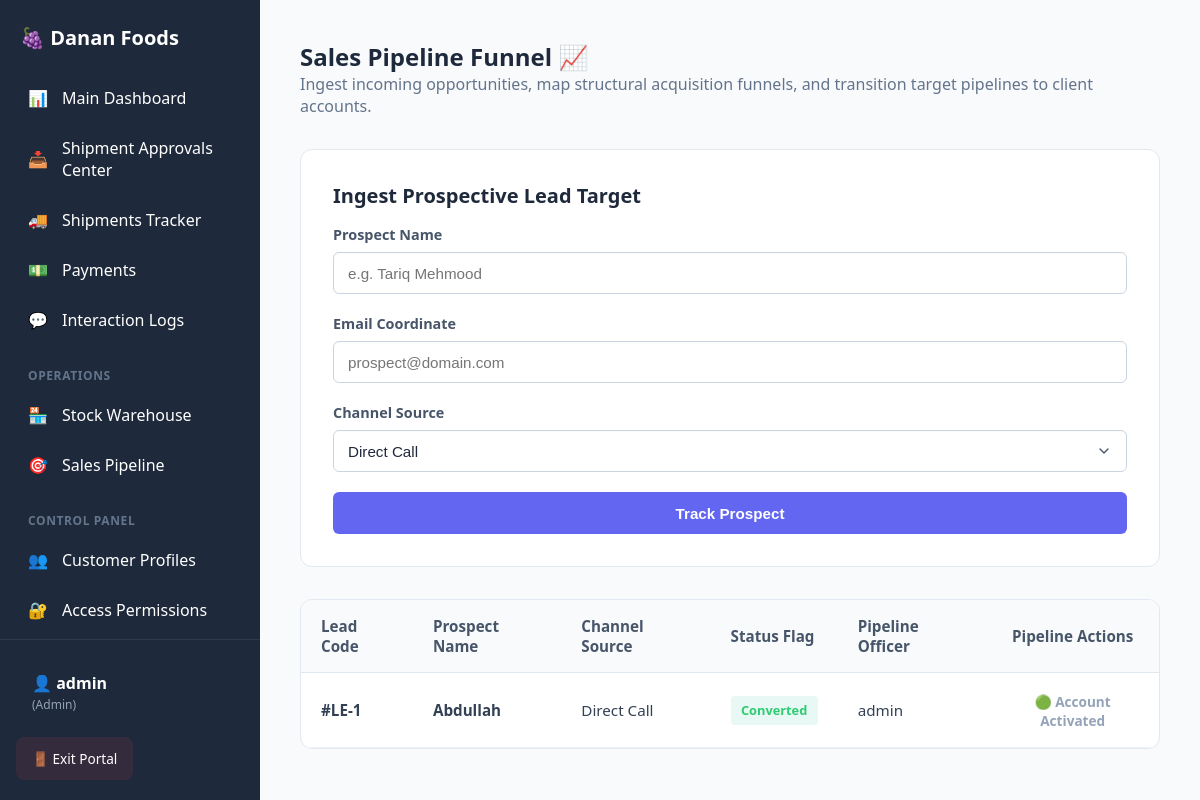
The app's page /leads.php (signed in) with its own data.
### tables this page shows
CREATE TABLE `leads` (
  `id` int(11) NOT NULL,
  `customer_name` varchar(100) NOT NULL,
  `email` varchar(100) DEFAULT NULL,
  `status` enum('New','In-Progress','Converted') DEFAULT 'New',
  `source` varchar(50) DEFAULT NULL,
  `assigned_to` int(11) DEFAULT NULL,
  `created_at` timestamp NULL DEFAULT current_timestamp()
);

CREATE TABLE `users` (
  `id` int(11) NOT NULL,
  `username` varchar(50) NOT NULL,
  `password` varchar(255) DEFAULT NULL,
  `email` varchar(100) DEFAULT NULL,
  `password_hash` varchar(255) NOT NULL,
  `role` enum('Admin','Sales','Support','Manager') NOT NULL,
  `created_at` timestamp NULL DEFAULT current_timestamp(),
  `status` varchar(20) DEFAULT 'Active',
  `avatar_path` varchar(255) DEFAULT 'assets/uploads/default-avatar.png',
  `display_name` varchar(100) DEFAULT NULL
);

### leads.php (the view, shortened to what this page needs)
<?php
require_once 'config/db.php';
require_once 'includes/header.php';
$leads = $pdo->query("SELECT l.*, u.username as agent_name FROM leads l LEFT JOIN users u ON l.assigned_to = u.id ORDER BY l.created_at DESC")->fetchAll();
?>
<div class="dashboard-header" style="margin-bottom: 2rem;">
    <h2 class="section-title" style="color: var(--primary-color);">Sales Pipeline Funnel 📈</h2>
    <p style="color: #64748b;">Ingest incoming opportunities, map structural acquisition funnels, and transition target pipelines to client accounts.</p>
</div>
<div class="action-panel" style="margin-bottom: 2rem;">
    <div class="action-panel__title" style="margin-bottom: 1rem; font-weight: 600; color: var(--primary-color);">Ingest Prospective Lead Target</div>
    <form action="leads.php" method="POST" style="display: grid; grid-template-columns: repeat(auto-fit, minmax(220px, 1fr)) auto; gap: 1.25rem; align-items: end;">
        <div class="form-group" style="margin: 0;">
            <label>Prospect Name</label>
            <input type="text" name="customer_name" class="form-control" required placeholder="e.g. Tariq Mehmood" style="width: 100%; padding: 0.6rem; border-radius: 6px; border: 1px solid #cbd5e1;">
        </div>
        <div class="form-group" style="margin: 0;">
            <label>Email Coordinate</label>
            <input type="email" name="email" class="form-control" placeholder="prospect@domain.com" style="width: 100%; padding: 0.6rem; border-radius: 6px; border: 1px solid #cbd5e1;">
        </div>
        <div class="form-group" style="margin: 0;">
            <label>Channel Source</label>
            <select name="source" class="form-control" style="cursor: pointer; width: 100%; padding: 0.6rem; border-radius: 6px; border: 1px solid #cbd5e1;">
                <option value="Direct Call">Direct Call</option>
            </select>
        </div>
        <button type="submit" class="btn btn--primary" style="height: 42px; padding: 0 1.5rem; display: inline-flex; align-items: center; justify-content: center; font-weight: 600;">Track Prospect</button>
    </form>
</div>
<div class="data-table-wrapper desktop-view">
    <table class="data-table">
        <thead>
            <tr>
                <th class="data-table__th">Lead Code</th>
                <th class="data-table__th">Prospect Name</th>
                <th class="data-table__th">Channel Source</th>
                <th class="data-table__th">Status Flag</th>
                <th class="data-table__th">Pipeline Officer</th>
                <th class="data-table__th" style="text-align: center;">Pipeline Actions</th>
            </tr>
        </thead>
        <tbody>
            <?php if(count($leads) > 0): foreach($leads as $lead): ?>
            <tr class="data-table__tr">
                <td class="data-table__td" style="font-weight: 600;">#LE-<?php echo $lead['id']; ?></td>
                <td class="data-table__td"><strong><?php echo htmlspecialchars($lead['customer_name']); ?></strong></td>
                <td class="data-table__td"><?php echo htmlspecialchars($lead['source']); ?></td>
                <td class="data-table__td">
                    <span style="font-weight:600; padding: 0.35rem 0.65rem; border-radius: 4px; font-size: 0.8rem; display: inline-block; text-align: center; background-color: <?php echo $lead['status'] === 'Converted' ? '#e8f8f5; color:#2ecc71;' : '#ebf5fb; color:#3498db;'; ?>">
                        <?php echo htmlspecialchars($lead['status']); ?>
                    </span>
                </td>
                <td class="data-table__td"><?php echo htmlspecialchars($lead['agent_name'] ?: 'Unassigned'); ?></td>
                <td class="data-table__td" style="text-align: center;">
                    <?php if($lead['status'] !== 'Converted'): ?>
                        <form action="leads.php" method="POST" style="display:inline-block; margin: 0;">
                            <input type="hidden" name="action" value="convert_lead">
                            <input type="hidden" name="lead_id" value="<?php echo $lead['id']; ?>">
                            <button type="submit" class="btn btn--sm" style="background-color: var(--success-color); color: white; border: none; padding: 0.45rem 1rem; font-size: 0.8rem; font-weight: 600; border-radius: 4px;">Convert Client</button>
                        </form>
                    <?php else: ?>
                        <span style="color:#94a3b8; font-size:0.85rem; font-weight:600; display: inline-flex; align-items: center; gap: 0.25rem;">
                            🟢 Account Activated
                        </span>
                    <?php endif; ?>
                </td>
            </tr>
            <?php endforeach; else: ?>
            <tr>
                <td colspan="6" class="data-table__td" style="text-align:center; padding: 3rem; color:#64748b; font-size: 0.95rem;">No prospective leads discovered inside pipeline metrics.</td>
            </tr>
            <?php endif; ?>
        </tbody>
    </table>
</div>
<?php require_once 'includes/footer.php'; ?>

### assets/css/style.css (style rules this page uses)
:root { --primary-color: #1e293b; --accent-color: #6366f1; --success-color: #10b981; --warning-color: #f59e0b; --danger-color: #ef4444; --bg-color: #f8fafc; --sidebar-width: 260px; --topbar-height: 60px; }
* { box-sizing: border-box; margin: 0; padding: 0; }
body { min-height: 100vh; font-family: system-ui, -apple-system, sans-serif; background-color: var(--bg-color) !important; color: #334155; overflow-x: hidden; display: flex; margin: 0; }
.action-panel { background: white; padding: 2rem; border-radius: 12px; border: 1px solid #e2e8f0; margin-bottom: 2.5rem; }
.action-panel__title { margin-bottom: 1.5rem; color: var(--primary-color); font-size: 1.25rem; font-weight: 700; }
.data-table-wrapper { width: 100%; overflow-x: auto; background: white; border-radius: 12px; border: 1px solid #e2e8f0; margin-top: 1.5rem; }
.data-table { width: 100%; border-collapse: collapse; font-size: 0.95rem; text-align: left; }
.data-table__th { background: #f8fafc; color: #475569; padding: 1rem 1.25rem; border-bottom: 1px solid #e2e8f0; font-weight: 600; }
.data-table__td { padding: 1.1rem 1.25rem; border-bottom: 1px solid #f1f5f9; color: #334155; }
.form-group { margin-bottom: 1.25rem; }
.form-group label { display: block; font-weight: 600; margin-bottom: 0.5rem; color: #475569; font-size: 0.9rem; }
.form-control { width: 100%; height: 42px; padding: 0.65rem 0.875rem !important; border: 1px solid #cbd5e1 !important; border-radius: 6px !important; font-size: 0.95rem !important; background-color: #ffffff !important; color: #1e293b !important; box-shadow: inset 0 1px 2px rgba(0,0,0,0.02); box-sizing: border-box !important; transition: border-color 0.15s ease, box-shadow 0.15s ease; }
select.form-control { appearance: none !important; -webkit-appearance: none !important; -moz-appearance: none !important; background-repeat: no-repeat !important; background-position: right 0.85rem center !important; background-size: 1rem !important; padding-right: 2.5rem !important; cursor: pointer; }
.btn { display: inline-flex; align-items: center; justify-content: center; height: 42px; padding: 0.65rem 1.25rem !important; font-weight: 600 !important; border-radius: 6px !important; cursor: pointer !important; border: none !important; font-size: 0.95rem !important; text-align: center; text-decoration: none !important; box-sizing: border-box !important; transition: all 0.15s ease !important; }
.btn--primary { background-color: var(--accent-color) !important; color: white !important; }

### leads.php (style rules this page uses)
.desktop-view { display: block !important; }
.desktop-view .data-table { display: table !important; width: 100% !important; }

### records on screen
leads: id "1", customer_name "Abdullah", source "Direct Call", status "Converted", assigned_to.username "admin", shows "🟢 Account Activated"

### other values on screen
$username "admin"
$current_role "Admin"
